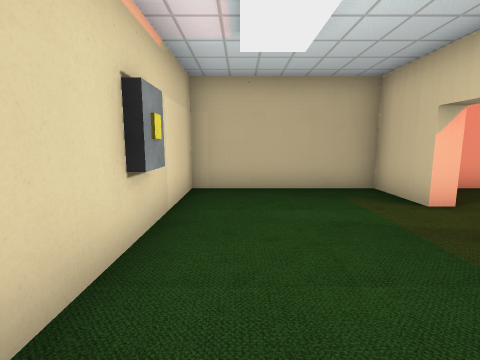
view 1 (above)

16 first-person views from a walk through a Unity game level. The camera is 1.4 m above the floor, tilts 8° down and sees 85° across. The floor is counted in squares, 1.2 m on a side. Each view is taken from the middle of a square. On the plan, view 1 faces up. The plan holds only what a view shows up to about 12 squares ahead; the rest is blank. The player is left out.

view 2
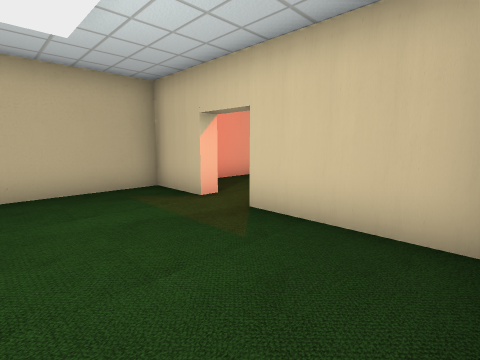

view 3
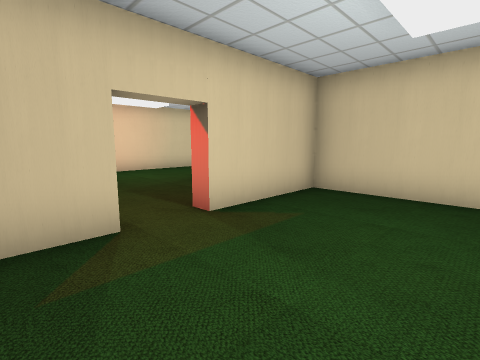

view 4
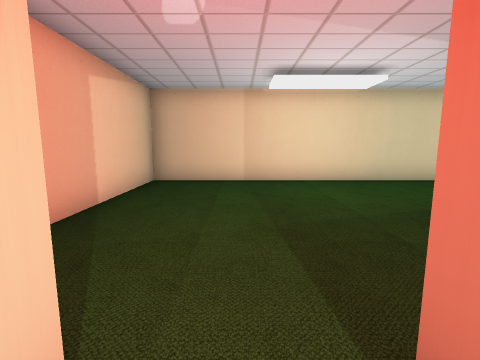

view 5
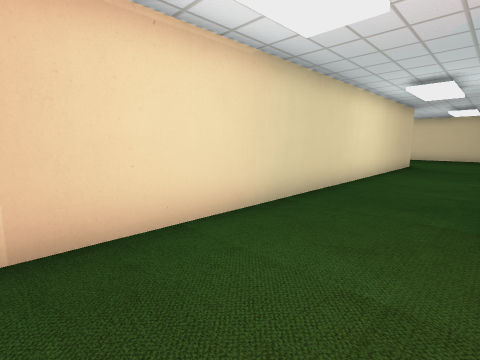

view 6
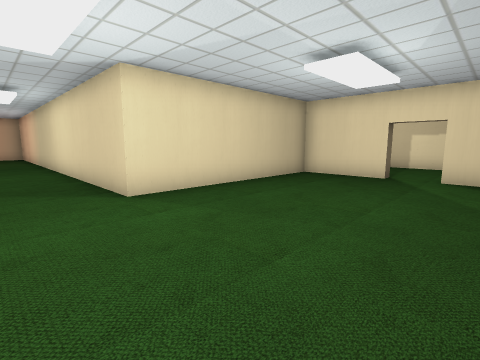

view 7
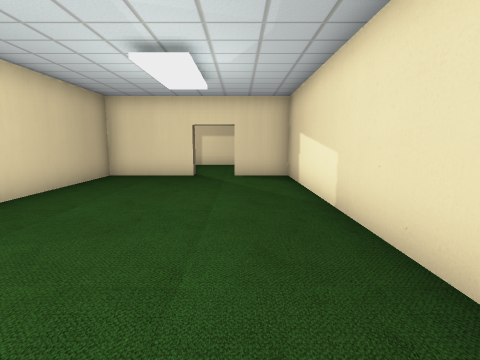

view 8
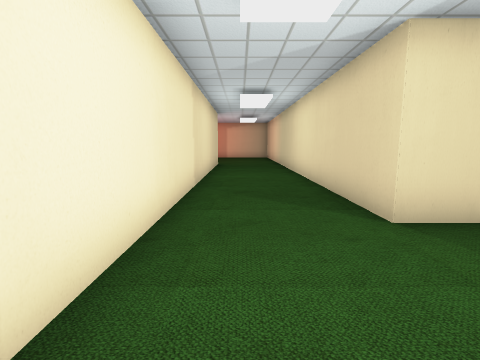

view 9
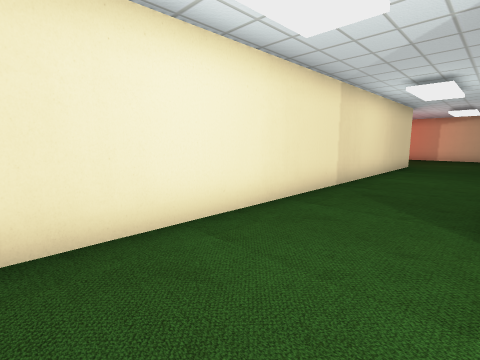

view 10
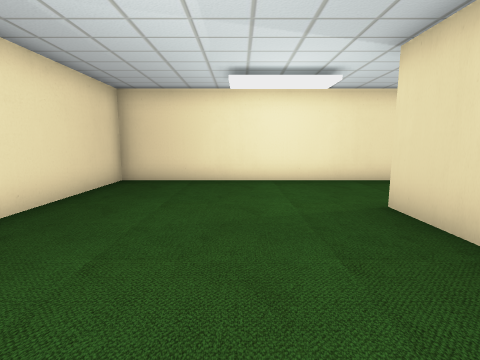

view 11
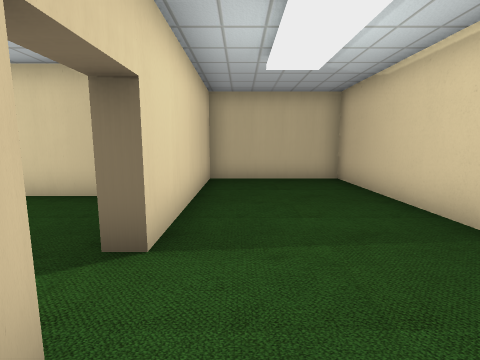

view 12
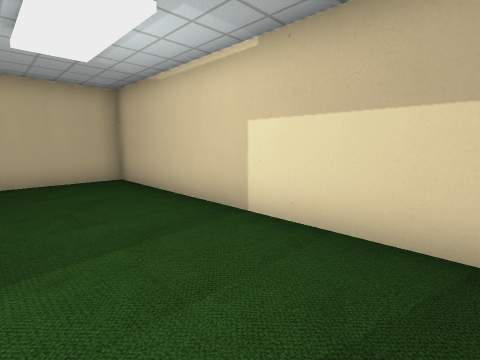

view 13
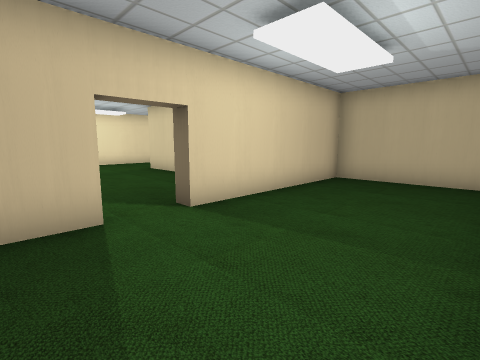

view 14
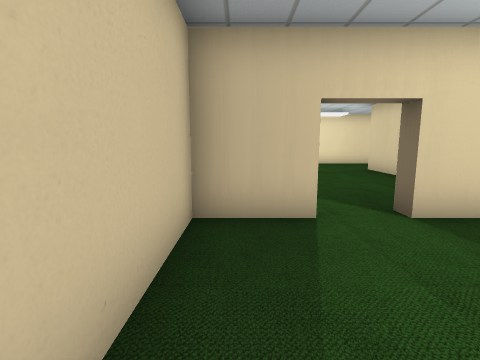

view 15
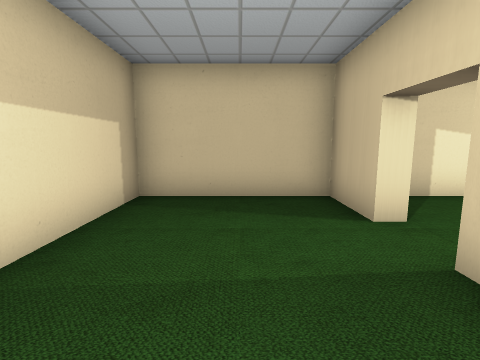

view 16
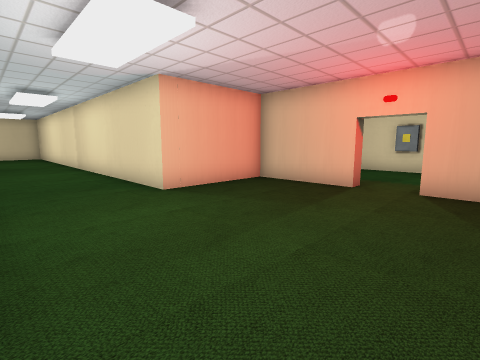

### Floor plan
Points are (right, up) in squares from view 1. A wall is a line through its corners. A room is listed if a view was taken in it or the views show most of it. See-through windows are left out.
Room 1 (views 1, 2, 3, 4)
walls: (0.1, -0.3) (3.5, -0.3) (3.5, 3.2) (4, 3.2); (4, 4.7) (3.5, 4.7) (3.5, 6.7) (-1.2, 6.7) (-1.2, 1.1)
ways out: opening at (4, 4) to room 2
Room 2 (views 5, 6, 7, 8, 9, 10, 16)
walls: (19, -14.3) (18.5, -14.3) (18.5, -11.3) (11.2, -11.3) (11.2, 6.7) (5.6, 6.7); (4, 3.2) (4, 0) (7.8, 0) (7.8, -17.7) (18.5, -17.7) (18.5, -15.8) (19, -15.8); (4, 5.8) (4, 4.7)
ways out: opening at (4, 4) to room 1; opening at (19, -15) to room 3
Room 3 (views 11, 12, 13, 14, 15)
walls: (19, -15.8) (19, -17.7) (23.3, -17.7) (23.3, -8.3) (19, -8.3) (19, -14.3)
ways out: opening at (19, -15) to room 2

Positions as (right, up) in squares from view 1, and headings:
1: (0, 0), facing up
2: (0, 0), facing up-right
3: (0, 6), facing down-right
4: (3, 4), facing right
5: (8, 4), facing down-right
6: (9, -17), facing up-right
7: (9, -16), facing right
8: (9, -15), facing up
9: (11, -15), facing up-left
10: (16, -14), facing left
11: (20, -17), facing up
12: (20, -17), facing up-right
13: (23, -17), facing up-left
14: (23, -17), facing left
15: (21, -12), facing down
16: (11, 6), facing down-left
